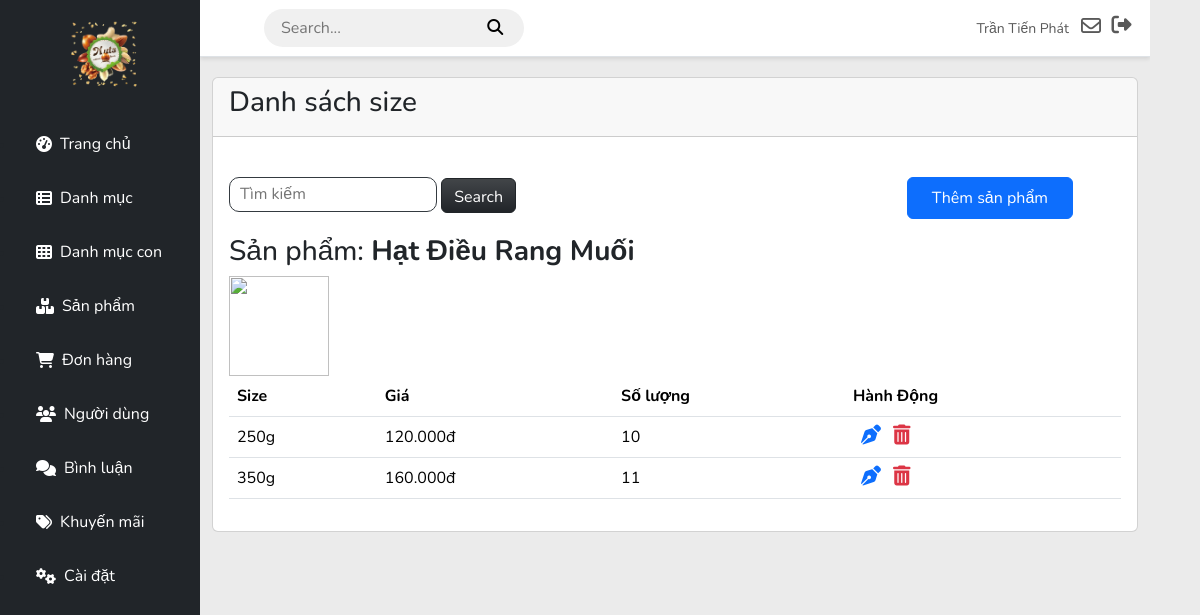
/admin/products/color_size/list.php?id=5 (signed in), run on the app's committed database.
### tables this page shows
CREATE TABLE `users` (
  `username` varchar(250) NOT NULL,
  `phone` varchar(10) NOT NULL,
  `email` varchar(250) NOT NULL,
  `role` varchar(250) NOT NULL,
  `status` varchar(250) NOT NULL,
  `image` varchar(250) NOT NULL DEFAULT 'default.jpg',
  `password` varchar(250) NOT NULL,
  `idUser` int(11) NOT NULL,
  `name` varchar(250) NOT NULL,
  `token` int(11) NOT NULL,
  `otpCreated` int(11) NOT NULL,
  `otp` int(11) NOT NULL
);

CREATE TABLE `products` (
  `idProduct` int(11) NOT NULL,
  `nameProduct` text NOT NULL,
  `description` text NOT NULL,
  `idSubCategory` int(11) NOT NULL
);

CREATE TABLE `product_size` (
  `idProductSize` int(11) NOT NULL,
  `quantityProduct` int(11) NOT NULL,
  `idProduct` int(11) NOT NULL,
  `idSize` int(11) NOT NULL,
  `price` int(110) NOT NULL
);

CREATE TABLE `sizes` (
  `nameSize` varchar(250) NOT NULL,
  `idSize` int(11) NOT NULL
);

### client/DBUntil.php (called while the page is built, shortened)
<?php
include "Database.php";
class DBUntil
{
    private $connection = null;
    function __construct()
    {
        $db = new Database(HOST, USERNAME, PASSWORD, DB_NAME);
        $this->connection = $db->getConnection();
    }
    public function select($sql, $params = [])
    {
        $stmt = $this->connection->prepare($sql);
        $stmt->execute($params);
        $stmt->setFetchMode(PDO::FETCH_ASSOC);
        return $stmt->fetchAll();
    }
}

### client/Database.php (called while the page is built, shortened)
<?php
class Database
{
    private $host;
    private $username;
    private $password;
    private $dbname;
    public function __construct($host, $username, $password, $dbname)
    {
        $this->host = $host;
        $this->username = $username;
        $this->password = $password;
        $this->dbname = $dbname;
    }
    public function getConnection()
    {
        try {
            $url = "mysql:host=" . $this->host . ";dbname=" . $this->dbname;
            $this->connection = new PDO($url, $this->username, $this->password);
            $this->connection->setAttribute(PDO::ATTR_ERRMODE, PDO::ERRMODE_EXCEPTION);
            return $this->connection;
        } catch (\Exception $e) {
            echo "Error: " . $e->getMessage();
            return null;
        }
    }
}

### admin/products/color_size/list.php (the view, shortened to what this page needs)
<?php
include "../../../client/DBUntil.php";
$dbHelper = new DBUntil();
$idUser = $_SESSION['idUser'];
function formatCurrencyVND($number) {
    return number_format($number, 0, ',', '.') . 'đ';
}
$users = $dbHelper->select("SELECT * FROM users WHERE idUser = ?", array($idUser));
$name = $users[0]['name'];
$idProduct = $_GET['id'];
$searchTerm = isset($_GET['search']) ? trim($_GET['search']) : "";
$listProducts = [];
if (!empty($searchTerm)) {
    $listProducts = $dbHelper->select("SELECT PR.*, prs.*, sz.*,
        (SELECT namePicProduct FROM picproduct WHERE idProduct = PR.idProduct LIMIT 1) AS namePicProduct
        FROM products PR
        INNER JOIN product_size prs ON PR.idProduct = prs.idProduct
        INNER JOIN sizes sz ON sz.idSize = prs.idSize
        WHERE sz.nameSize LIKE ? OR PR.idProduct LIKE ?",
        array('%' . $searchTerm . '%', '%' . $searchTerm . '%'));
} else {
    $listProducts = $dbHelper->select("SELECT PR.*, prs.*, sz.*,
        (SELECT namePicProduct FROM picproduct WHERE idProduct = PR.idProduct LIMIT 1) AS namePicProduct
        FROM products PR
        INNER JOIN product_size prs ON PR.idProduct = prs.idProduct
        INNER JOIN sizes sz ON sz.idSize = prs.idSize
        WHERE PR.idProduct = ?", array($idProduct));
}
?>
<!DOCTYPE html>
<html lang="en">
<?php include "../../includes/head.php" ?>
<link rel="stylesheet" href="../../css/style.css">
<body>
    <div id="wrapper">
        <div id="sidebar-wrapper" class="bg-dark px-3">
        <ul class="sidebar-nav mt-3 mb-5">
                <li class="sidebar-brand d-flex align-items-center px-5">
                    <div class="logo_sidebar">
                        <a href="../../index.php">
                        <img src="../../../client/images/logo_du_an_1 2.png" width="80" alt="logo">
                        </a>
                    </div>
                </li>
                <li class="sidebar-nav-item mt-4">
                    <a href="../../index.php" class="text-white text-decoration-none d-flex align-items-center">
                        <i class="fas fa-tachometer-alt me-2"></i> Trang chủ
                    </a>
                </li>
                <li class="sidebar-nav-item">
                    <a href="../../categories/list.php"
                        class="text-white text-decoration-none d-flex align-items-center">
                        <i class="fas fa-th-list me-2"></i> Danh mục
                    </a>
                </li>
                <li class="sidebar-nav-item">
                    <a href="../../sub_categories/list.php"
                        class="text-white text-decoration-none d-flex align-items-center">
                        <i class="fas fa-th me-2"></i> Danh mục con
                    </a>
                </li>
                <li class="sidebar-nav-item">
                    <a href="../../products/list.php" class="text-white text-decoration-none d-flex align-items-center">
                        <i class="fas fa-boxes me-2"></i> Sản phẩm
                    </a>
                </li>
                <li class="sidebar-nav-item">
                    <a href="../../orders/list.php" class="text-white text-decoration-none d-flex align-items-center">
                        <i class="fas fa-shopping-cart me-2"></i> Đơn hàng
                    </a>
                </li>
                <li class="sidebar-nav-item">
                    <a href="../../users/list.php" class="text-white text-decoration-none d-flex align-items-center">
                        <i class="fas fa-users me-2"></i> Người dùng
                    </a>
                </li>
                <li class="sidebar-nav-item">
                    <a href="../../comments/list.php" class="text-white text-decoration-none d-flex align-items-center">
                        <i class="fas fa-comments me-2"></i> Bình luận
                    </a>
                </li>
                <li class="sidebar-nav-item">
                    <a href="../../coupons/list.php" class="text-white text-decoration-none d-flex align-items-center">
                        <i class="fas fa-tags me-2"></i> Khuyến mãi
                    </a>
                </li>
                <li class="sidebar-nav-item">
                    <a href="../../settings.php" class="text-white text-decoration-none d-flex align-items-center">
                        <i class="fas fa-cogs me-2"></i> Cài đặt
                    </a>
                </li>
            </ul>
        </div>
        <div id="content">
            <nav class="navbar">
                <div class="search-nav mx-5">
                    <form action>
                        <input type="search" name="search" id="search" placeholder="Search...">
                        <button>
                            <i class="fa-solid fa-search"></i>
                        </button>
                    </form>
                </div>
                <ul class="navbar-nav ml-auto">
                    <li class="nav-item  no-arrow d-flex align-items-center mr-3">
                        <a class="nav-link" href="#" id="user" aria-haspopup="true" aria-expanded="false">
                            <span class="mr-2 d-none d-lg-inline text-gray-600 small "><?php echo $name ?></span>
                            <i class="fa-regular fa-envelope text-gray-400 fs-5 mr-2 mx-2"></i>
                        </a>
                        <div class="logout">
                            <a class="nav-link" href="../../../client/index.php" data-toggle="modal"
                                data-target="#logoutModal">
                                <i class="fas fa-sign-out-alt fa-sm fa-fw fs-5 mr-2 text-gray-400"></i>
                            </a>
                        </div>
                    </li>
                </ul>
            </nav>
            <div class="container-fluid">
                <div class="row">
                    <div class="col-md-12">
                        <div class="card">
                            <div class="card-header">
                                <h3 class="card-title">Danh sách size</h3>
                            </div>
                            <div class="card-body">
                                <div class="d-flex justify-content-between mt-4">
                                    <div class="search-items">
                                        <form method="GET">
                                            <input class="input-search mb-3" type="search" name="search" id="search"
                                                placeholder="Tìm kiếm" style="height: 35px;">
                                            <button type="submit" class="btn btn-dark bg-gradient text-white"
                                                style="height: 35px">Search</button>
                                        </form>
                                    </div>
                                    <div class="add-category">
                                        <a href="./add.php?id=<?= $idProduct ?>" class="btn btn-primary px-4 mb-3 mx-5 py-2">Thêm sản
                                            phẩm</a>
                                    </div>
                                </div>
                                <table class="table">
                                    <thead>
                                        <tr>
                                            <th>Size</th>
                                            <th>Giá</th>
                                            <th>Số lượng</th>
                                            <th>Hành Động</th>
                                        </tr>
                                    </thead>
                                    <tbody>
                                        <h3>Sản phẩm: <b><?= $listProducts[0]['nameProduct'] ?></b></h3>
                                        <img src="../image/<?= $listProducts[0]['namePicProduct']?>" style="width: 100px; height: 100px;" alt="">
                                        <?php foreach ($listProducts as $product) { ?>
                                        <tr class="align-middle">
                                            <td><?php echo $product['nameSize']?></td>
                                            <td><?php echo formatCurrencyVND($product['price'])?></td>
                                            <td><?php echo $product['quantityProduct']?></td>
                                            <td class="action_dad">
                                                <div class="action">
                                                    <a href="update.php?id=<?php echo $product['idProductSize']; ?>"
                                                        class="update_product text-decoration-none fw-bold mx-2"><i class="fs-5 fa-solid fa-pen-nib"></i></a>
                                                    <a href="javascript:void(0);"
                                                        class="remove_categories fw-bold text-danger text-decoration-none"
                                                        onclick="confirmDelete('<?php echo $product['idProductSize'] ?>')"><i class="fs-5 fa-solid fa-trash-can"></i></a>
                                                </div>
                                            </td>
                                        </tr>
                                        <?php }?>
                                    </tbody>
                                </table>
                            </div>
                        </div>
                    </div>
                </div>
            </div>
        </div>
    </div>
</body>
</html>

### admin/css/style.css (style rules this page uses)
body { font-family: 'Nunito', sans-serif; background-color: #ebebeb; margin: 0; padding: 0; }
#wrapper { display: flex; width: 100%; align-items: stretch; }
#sidebar-wrapper { width: 200px; background-color: #343a40; position: fixed; height: 100vh; overflow-y: auto; }
.navbar { background-color: #ffffff !important; box-shadow: 0 2px 4px rgba(0, 0, 0, 0.1); border-bottom: 1px solid #dee2e6; padding: 0.5rem 1rem; width: 100%; }
.sidebar-nav { padding: 0; }
.sidebar-nav-item { padding: 15px 20px; }
.sidebar-nav-item a { display: block; color: #adb5bd; font-size: 16px; text-decoration: none; transition: color 0.3s, background-color 0.3s; }
#content { margin-left: 200px; width: calc(100% - 250px); overflow-y: auto; }
.container-fluid { padding-top: 20px; }
.search-nav input { background-color: transparent; border: none; }
.search-nav button { background-color: transparent; border: none; }
.search-nav { padding: 6px 15px; background-color: #F0F0F0; border-radius: 20px; }
.search-items form input[type="search"] { background-color: transparent; border-radius: 10px; border: 0.5px solid #343a40; padding-left: 10px; }

### data on the page
users: name "Trần Tiến Phát"
products: nameProduct "Hạt Điều Rang Muối"
product_size: idSize.nameSize "250g", price "120.000đ", quantityProduct "10"
product_size: idSize.nameSize "350g", price "160.000đ", quantityProduct "11"
